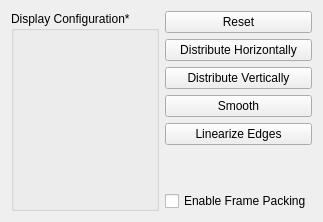
      <widget class="QWidget" name="tab_5">
       <attribute name="title">
        <string>Display</string>
       </attribute>
       <layout class="QHBoxLayout" name="horizontalLayout_44" stretch="10,0">
        <property name="spacing">
         <number>6</number>
        </property>
        <item>
         <widget class="QGroupBox" name="displayBox">
          <property name="title">
           <string>Display Configuration*</string>
          </property>
          <layout class="QHBoxLayout" name="horizontalLayout_45">
           <property name="leftMargin">
            <number>0</number>
           </property>
           <property name="topMargin">
            <number>0</number>
           </property>
           <property name="rightMargin">
            <number>0</number>
           </property>
           <property name="bottomMargin">
            <number>0</number>
           </property>
           <item>
            <widget class="QStackedWidget" name="displayWidget">
             <widget class="QWidget" name="page"/>
             <widget class="QWidget" name="page_2"/>
            </widget>
           </item>
          </layout>
         </widget>
        </item>
        <item>
         <layout class="QVBoxLayout" name="verticalLayout_16">
          <item>
           <layout class="QVBoxLayout" name="verticalLayout_13">
            <item>
             <widget class="QPushButton" name="resetButton">
              <property name="text">
               <string>Reset</string>
              </property>
             </widget>
            </item>
            <item>
             <widget class="QPushButton" name="distributeHoriz">
              <property name="text">
               <string>Distribute Horizontally</string>
              </property>
             </widget>
            </item>
            <item>
             <widget class="QPushButton" name="distributeVert">
              <property name="text">
               <string>Distribute Vertically</string>
              </property>
             </widget>
            </item>
            <item>
             <widget class="QPushButton" name="smoothButton">
              <property name="text">
               <string>Smooth</string>
              </property>
             </widget>
            </item>
            <item>
             <widget class="QPushButton" name="linearizeEdgesButton">
              <property name="text">
               <string>Linearize Edges</string>
              </property>
             </widget>
            </item>
            <item>
             <spacer name="verticalSpacer_3">
              <property name="orientation">
               <enum>Qt::Vertical</enum>
              </property>
              <property name="sizeHint" stdset="0">
               <size>
                <width>20</width>
                <height>40</height>
               </size>
              </property>
             </spacer>
            </item>
           </layout>
          </item>
          <item>
           <widget class="QCheckBox" name="framePackingEnabled">
            <property name="toolTip">
             <string>If enabled, packs 3 frames into the R, G, and B color channels</string>
            </property>
            <property name="text">
             <string>Enable Frame Packing</string>
            </property>
           </widget>
          </item>
         </layout>
        </item>
       </layout>
      </widget>
